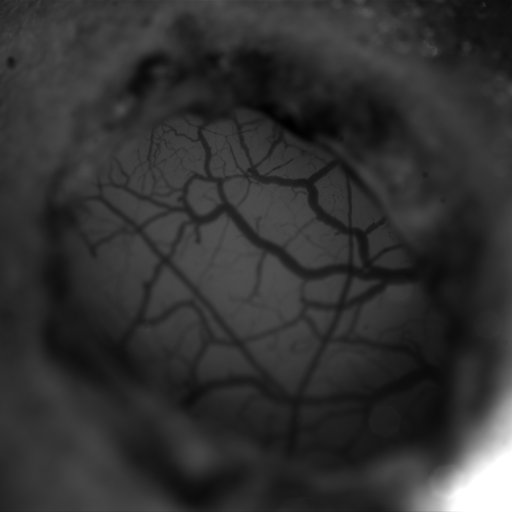
%> input picture brainimage.tiff, 1024 x 1024 px (shown at 1/2 size)
$ octave lab4_2.m   (GNU Octave 9; MATLAB toolbox functions it lacks are replaced by stand-ins)
%> lines starting %> are read from the running program, lines starting %| are printed output that depends on the picture
### rescale.m
function newvals = rescale(vals, int1, int2, noedge)
% RESCALE - Rescale a quantity to a new interval
%
% NEWVALS = dasw.math.rescale(VALS, INT1, INT2)
%
% Takes values in an interval INT1 = [a b] and scales
% them so they are now in an interval [c d]. Any values
% less than a are set to c, and any values greater than b
% are set to d.
% NEWVALS = dasw.math.rescale(VALS, INT1, INT2, 'noclip')
% will do the same as above but will not clip values
% above b or below a.
%
newvals = (int2(1)+((vals-int1(1))./diff(int1))*diff(int2));
if nargin<4, % perform clipping unless user asks us not to
    newvals(find(newvals>int2(2))) = int2(2);
    newvals(find(newvals<int2(1))) = int2(1);
end;

### lab4_2.m
% [93 lines of commented-out code are left out]

im = imread('brainimage.tiff');
%> im is the input picture: size 1024x1024 uint16; min 203, max 4095, mean 964.4
figure(12);
colormap(gray(256));
imagesc(im);
axis square off; % force the axes to be square and disappear
bins = -0.5:1:4095.5;
N = histc(im(:),bins); % the (:) lets us pass the NxM matrix as a 1xN*M vector
%> N = 4097 values, max 9010 at index 4096, min 0 at index 1, mean 255.9
figure;
bar(bins+0.5,N);
title('Intensity distribution');
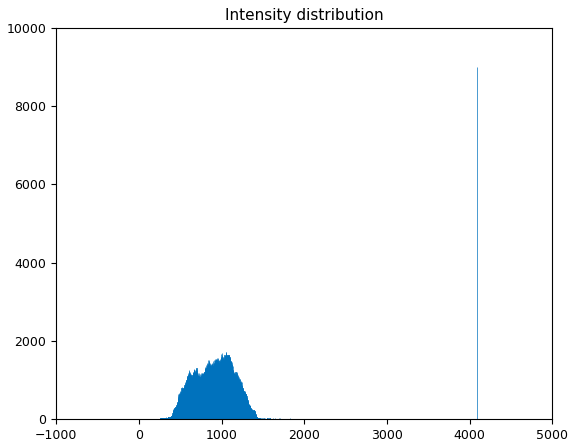
%> figure redrawn from the program's plot data; tallest bar 9010 high, from x = 4094.6 to 4095.4

figure(12);
map = colormap; % get the current color map, gray(256)
map(256,:) = [ 1 0 0 ]; % set the peak colormap value to red
map(240:255,:) = repmat([1 1 0 ],255-240+1,1); % set values near peak to yellow
colormap(map); % set the color map
figure(12);
map = colormap;
map(1,:) = [ 0 0 1]; % make the lowest value blue
colormap(map); % set the map
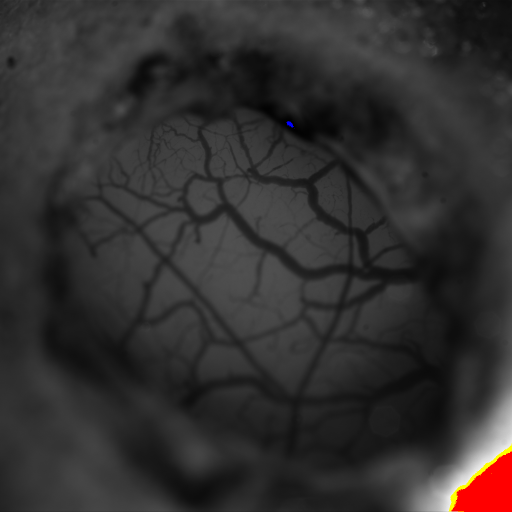
%> displayed picture: size 1024x1024x3, on the screen's scale of 0 to 255 (shown at 1/2 size); mean R, G, B 49.6, 47.4, 47.1
a = uint16([1024 512 100]) % now we have 'a' defined as an integer
a/max(a), % look at the result!
255 * a/max(a),
255 * double(a)/max(double(a)), % now we get what we want

figure(13);
im2 = double(im);
im2 = 255*im2/max(im2(:));
image(im2);
colormap(gray(256));

cell_image = double(imread('cell_image.tiff'));
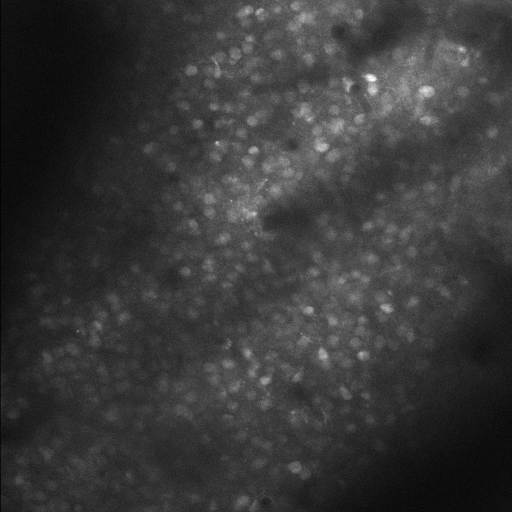
%> input picture cell_image.tiff, 512 x 512 px
%> cell_image: size 512x512 double; min 147, max 3338, mean 862.2; mean of the top-left, top-right, bottom-left and bottom-right quarters 701.3, 1155.3, 802.5, 789.7
figure;
subplot(2,2,1);
colormap(gray(256));
% rescale to fit into the range
mn = min(cell_image(:));
%> mn = 147
mx = max(cell_image(:));
%> mx = 3338
cell_image_whole_range = rescale(cell_image, [mn mx],[0 255]);
image(cell_image_whole_range);
bins = -0.5+[0:256];
N2 = histc(cell_image_whole_range(:),bins);
%> N2 = 257 values, max 4600 at index 57, min 0 at index 204, mean 1020
subplot(2,2,2);
bar(bins+0.5,N2);
title('Intensity distribution of cell_image');
subplot(2,2,3);
cell_image_focused = rescale(cell_image,[0 1000],[0 255]);
%> call 2 of rescale, with int1 = [0 1000], int2 = [0 255]
%> in rescale (call 2), `newvals(find(newvals>int2(2))) = int2(2);`:
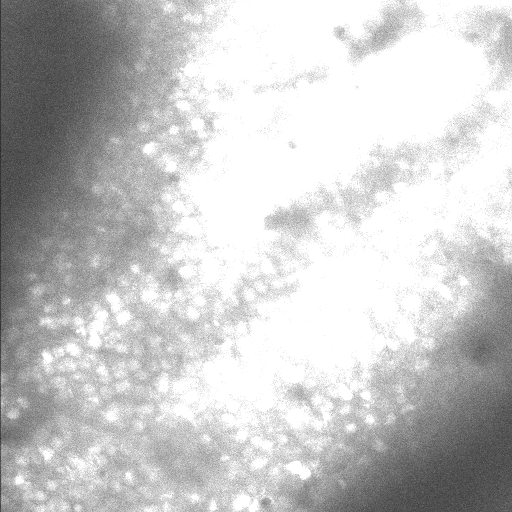
%> newvals: size 512x512 double; min 37.48, max 255, mean 199.8
image(cell_image_focused);
N3 = histc(cell_image_focused(:),bins);
%> N3 = 257 values, max 82531 at index 256, min 0 at index 1, mean 1020
subplot(2,2,4);
bar(bins+0.5,N3);
title('Intensity distribution of focused image');
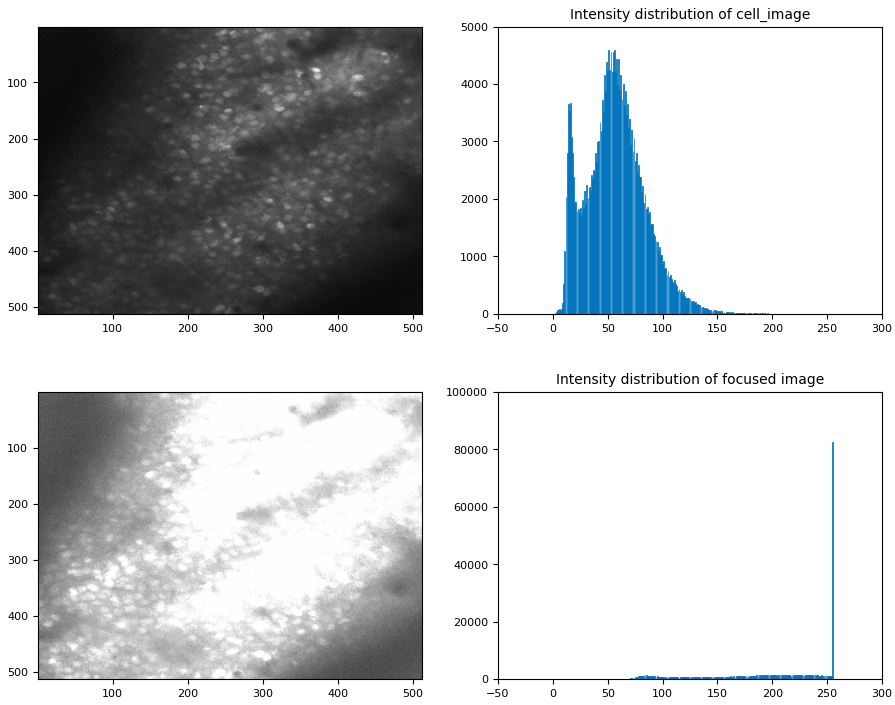
%> figure redrawn from the program's plot data, 4 panels
